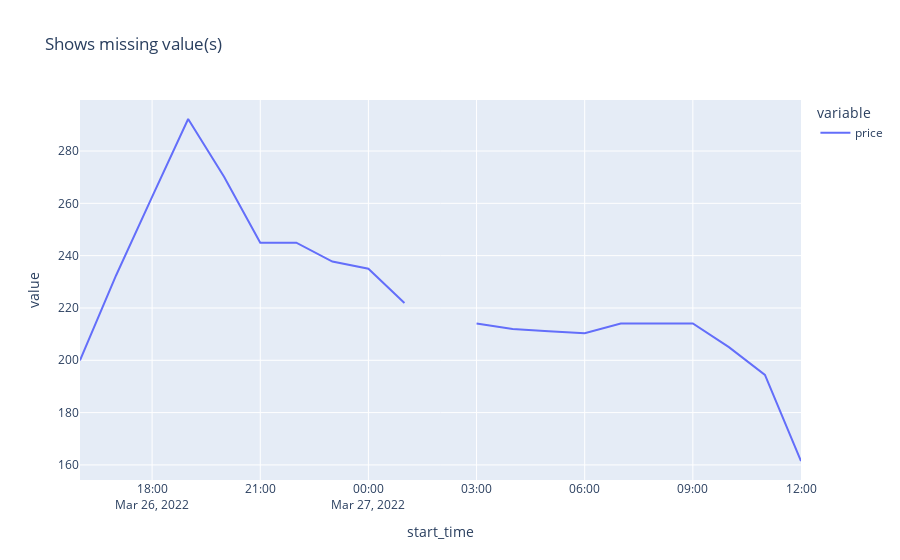

Write notebook code for a chart like this one.
### Markdown cell above
<a id="0"></a>

# <h1 style="font-family: Trebuchet MS; font-size: 25px; color: #da627d; text-align: left; "><b>Data Cleaning</b></h1>

In this section, we'll focus on data cleaning, specifically checking for any NaN values. If any are found, we'll examine the corresponding dates and determine whether we can fill the missing value using interpolation, back fill or front fill.

### Code cell
idx_nan = day_price_df['price'].isna()
print(f"There exists {idx_nan.sum()} missing values")

# prints missing value with 5 rows before and after
day_price_df[idx_nan]
missing_row = du.show_nrows_around_target(day_price_df, 'price')
missing_row = pd.DataFrame(missing_row).set_index('start_time')
px.line(missing_row, title="Shows missing value(s)")

### Figure 1 — Plotly figure (JSON) as saved in the notebook; plotly's stock layout.template omitted (floating-point values rounded to 4 significant figures)
{"data": [{"hovertemplate": "variable=price<br>start_time=%{x}<br>value=%{y}<extra></extra>", "legendgroup": "price", "line": {"color": "#636efa", "dash": "solid"}, "marker": {"symbol": "circle"}, "mode": "lines", "name": "price", "orientation": "v", "showlegend": true, "type": "scatter", "x": ["2022-03-26T16:00:00.000000000", "2022-03-26T17:00:00.000000000", "2022-03-26T18:00:00.000000000", "2022-03-26T19:00:00.000000000", "2022-03-26T20:00:00.000000000", "2022-03-26T21:00:00.000000000", "2022-03-26T22:00:00.000000000", "2022-03-26T23:00:00.000000000", "2022-03-27T00:00:00.000000000", "2022-03-27T01:00:00.000000000", "2022-03-27T02:00:00.000000000", "2022-03-27T03:00:00.000000000", "2022-03-27T04:00:00.000000000", "2022-03-27T05:00:00.000000000", "2022-03-27T06:00:00.000000000", "2022-03-27T07:00:00.000000000", "2022-03-27T08:00:00.000000000", "2022-03-27T09:00:00.000000000", "2022-03-27T10:00:00.000000000", "2022-03-27T11:00:00.000000000", "2022-03-27T12:00:00.000000000"], "xaxis": "x", "y": [199.9, 232.4, 262.5, 292.2, 270.1, 245.0, 244.9, 237.8, 235.0, 221.9, NaN, 214.0, 212.0, 211.1, 210.3, 214.0, 214.1, 214.1, 205.0, 194.4, 161.5], "yaxis": "y"}], "layout": {"legend": {"title": {"text": "variable"}, "tracegroupgap": 0}, "title": {"text": "Shows missing value(s)"}, "xaxis": {"anchor": "y", "domain": [0, 1], "title": {"text": "start_time"}}, "yaxis": {"anchor": "x", "domain": [0, 1], "title": {"text": "value"}}}}
